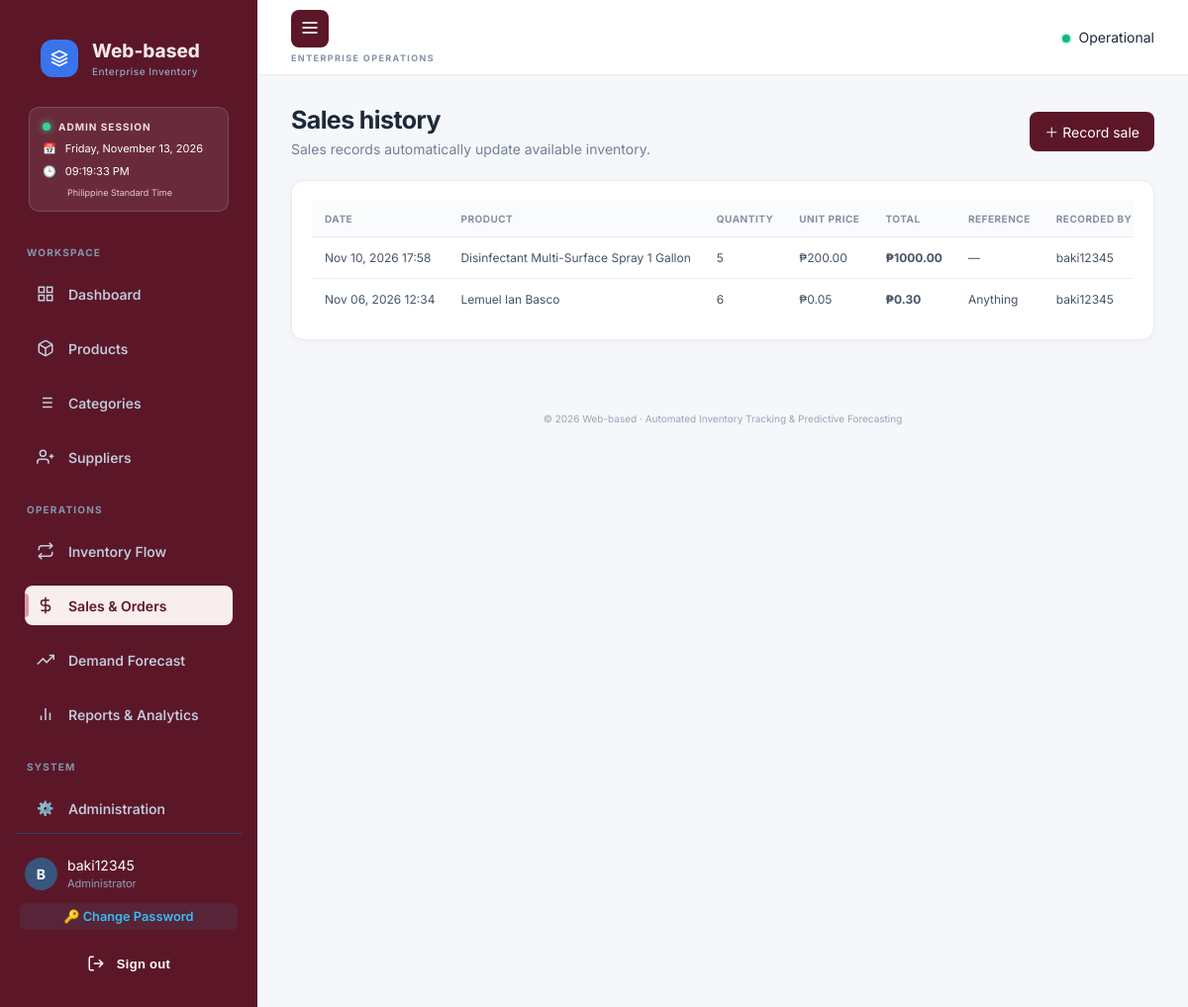
Screenshot of /inventory/sales/ (signed in) with the database file from the repository.
### inventory/models.py (models this page shows, shortened)
class Sale(models.Model):
    product = models.ForeignKey(Product, on_delete=models.PROTECT, related_name="sales")
    quantity = models.PositiveIntegerField()
    unit_price = models.DecimalField(max_digits=12, decimal_places=2)
    reference = models.CharField(max_length=100, blank=True)
    sold_at = models.DateTimeField(default=timezone.now)
    recorded_by = models.ForeignKey(settings.AUTH_USER_MODEL, on_delete=models.SET_NULL, null=True, blank=True)

class Product(models.Model):
    name = models.CharField(max_length=160)
    sku = models.CharField(max_length=60, unique=True)
    category = models.ForeignKey(Category, on_delete=models.PROTECT, related_name="products")
    supplier = models.ForeignKey(Supplier, on_delete=models.SET_NULL, null=True, blank=True, related_name="products")
    unit = models.CharField(max_length=40, default="piece")
    purchase_price = models.DecimalField(max_digits=12, decimal_places=2, default=0)
    selling_price = models.DecimalField(max_digits=12, decimal_places=2, default=0)
    quantity = models.PositiveIntegerField(default=0)
    reorder_level = models.PositiveIntegerField(default=5)
    description = models.TextField(blank=True)
    active = models.BooleanField(default=True)
    created_at = models.DateTimeField(auto_now_add=True)

### inventory/views.py (the view)
# urls.py: path("sales/", views.sale_list, name="sale_list"),
@login_required
def sale_list(request):
    sales = Sale.objects.select_related("product","recorded_by").order_by("-sold_at")
    return render(request, "inventory/sale_list.html", {"sales": sales[:200]})

### inventory/models.py (called while the page is built)
    @property
    def total(self): return self.quantity * self.unit_price

### templates/inventory/sale_list.html
{% extends "base.html" %}{% block page_heading %}{% endblock %}{% block content %}<div class="page-title"><div><h1>Sales history</h1><p class="muted">Sales records automatically update available inventory.</p></div><a class="btn primary" href="{% url 'sale_create' %}">＋ Record sale</a></div><div class="panel"><div class="table-wrap"><table><thead><tr><th>Date</th><th>Product</th><th>Quantity</th><th>Unit price</th><th>Total</th><th>Reference</th><th>Recorded by</th></tr></thead><tbody>{% for s in sales %}<tr><td>{{ s.sold_at|date:"M d, Y H:i" }}</td><td>{{ s.product.name }}</td><td>{{ s.quantity }}</td><td>₱{{ s.unit_price }}</td><td><b>₱{{ s.total|floatformat:2 }}</b></td><td>{{ s.reference|default:"—" }}</td><td>{{ s.recorded_by|default:"—" }}</td></tr>{% empty %}<tr><td colspan="7" class="empty">No sales recorded yet.</td></tr>{% endfor %}</tbody></table></div></div>{% endblock %}

### templates/base.html (shortened to what this page needs)
{% load static %}
<!DOCTYPE html>
<html lang="en">
<head>
  <link rel="stylesheet" href="{% static 'css/app.css' %}">
</head>
<body class="{% block body_class %}{% endblock %}">
  <div class="app-shell" id="appShell">
    <aside class="sidebar" id="sidebar">
      <div class="sidebar-header">
        <a class="brand" href="{% url 'dashboard' %}">
          <div class="brand-mark">
            <svg width="18" height="18" viewBox="0 0 24 24" fill="none" stroke="currentColor" stroke-width="2.2" stroke-linecap="round" stroke-linejoin="round">
              <polygon points="12 2 2 7 12 12 22 7 12 2"></polygon>
              <polyline points="2 17 12 22 22 17"></polyline>
              <polyline points="2 12 12 17 22 12"></polyline>
            </svg>
          </div>
          <div class="brand-text">
            <span class="brand-name">Web-based</span>
            <small class="brand-tagline">Enterprise Inventory</small>
          </div>
        </a>
      </div>
{% if user.is_staff and user.last_login %}
<div class="admin-login-card">
    <div class="login-card-heading">
        <span class="login-indicator"></span>
        ADMIN SESSION
    </div>
    <div class="login-detail">
        <span>📅</span>
        <span>{{ user.last_login|date:"l, F j, Y" }}</span>
    </div>
    <div class="login-detail">
        <span>🕒</span>
        <span>{{ user.last_login|date:"h:i:s A" }}</span>
    </div>
    <small class="login-timezone">
        Philippine Standard Time
    </small>
</div>
{% endif %}
      <nav class="sidebar-nav">
        {% with current_url=request.resolver_match.url_name %}
          <span class="nav-label">WORKSPACE</span>
          <a href="{% url 'dashboard' %}" class="nav-item {% if current_url == 'dashboard' %}active{% endif %}">
            <svg class="nav-icon" viewBox="0 0 24 24" fill="none" stroke="currentColor" stroke-width="2"><rect x="3" y="3" width="7" height="7"></rect><rect x="14" y="3" width="7" height="7"></rect><rect x="14" y="14" width="7" height="7"></rect><rect x="3" y="14" width="7" height="7"></rect></svg>
            <span>Dashboard</span>
          </a>
          <a href="{% url 'product_list' %}" class="nav-item {% if current_url == 'product_list' %}active{% endif %}">
            <span>Products</span>
          </a>
          <a href="{% url 'category_list' %}" class="nav-item {% if current_url == 'category_list' %}active{% endif %}">
            <span>Categories</span>
          </a>
          <a href="{% url 'supplier_list' %}" class="nav-item {% if current_url == 'supplier_list' %}active{% endif %}">
            <svg class="nav-icon" viewBox="0 0 24 24" fill="none" stroke="currentColor" stroke-width="2"><path d="M16 21v-2a4 4 0 0 0-4-4H5a4 4 0 0 0-4 4v2"></path><circle cx="8.5" cy="7" r="4"></circle><line x1="20" y1="8" x2="20" y2="14"></line><line x1="23" y1="11" x2="17" y2="11"></line></svg>
            <span>Suppliers</span>
          </a>
          <span class="nav-label">OPERATIONS</span>
          <a href="{% url 'transaction_list' %}" class="nav-item {% if current_url == 'transaction_list' %}active{% endif %}">
            <svg class="nav-icon" viewBox="0 0 24 24" fill="none" stroke="currentColor" stroke-width="2"><polyline points="17 1 21 5 17 9"></polyline><path d="M3 11V9a4 4 0 0 1 4-4h14"></path><polyline points="7 23 3 19 7 15"></polyline><path d="M21 13v2a4 4 0 0 1-4 4H3"></path></svg>
            <span>Inventory Flow</span>
          </a>
          <a href="{% url 'sale_list' %}" class="nav-item {% if current_url == 'sale_list' %}active{% endif %}">
            <svg class="nav-icon" viewBox="0 0 24 24" fill="none" stroke="currentColor" stroke-width="2"><line x1="12" y1="1" x2="12" y2="23"></line><path d="M17 5H9.5a3.5 3.5 0 0 0 0 7h5a3.5 3.5 0 0 1 0 7H6"></path></svg>
            <span>Sales & Orders</span>
          </a>
          <a href="{% url 'forecast' %}" class="nav-item {% if current_url == 'forecast' %}active{% endif %}">
            <svg class="nav-icon" viewBox="0 0 24 24" fill="none" stroke="currentColor" stroke-width="2"><polyline points="23 6 13.5 15.5 8.5 10.5 1 18"></polyline><polyline points="17 6 23 6 23 12"></polyline></svg>
            <span>Demand Forecast</span>
          </a>
          <a href="{% url 'reports' %}" class="nav-item {% if current_url == 'reports' %}active{% endif %}">
            <svg class="nav-icon" viewBox="0 0 24 24" fill="none" stroke="currentColor" stroke-width="2"><line x1="18" y1="20" x2="18" y2="10"></line><line x1="12" y1="20" x2="12" y2="4"></line><line x1="6" y1="20" x2="6" y2="14"></line></svg>
            <span>Reports & Analytics</span>
          </a>
          {% if user.is_staff %}
            <span class="nav-label">SYSTEM</span>
<a href="{% url 'custom_admin_portal' %}" class="nav-link {% if request.resolver_match.url_name == 'custom_admin_portal' %}active{% endif %}">
    <span class="nav-icon">⚙️</span>
    <span>Administration</span>
</a>
          {% endif %}
        {% endwith %}
      </nav>
      <div class="sidebar-bottom">
        <div class="user-chip">
          <div class="avatar" title="{{ user.get_full_name|default:user.username }}">
            {{ user.username|slice:":1"|upper }}
          </div>
          <div class="user-info">
            <span class="user-name">{{ user.get_full_name|default:user.username }}</span>
            <small class="user-role">{% if user.is_staff %}Administrator{% else %}Operator{% endif %}</small>
          </div>
        </div>
        <a href="/admin/password_change/" style="display: block; font-size: 0.8rem; color: #38bdf8; text-decoration: none; padding: 6px 10px; margin: 6px 0; border-radius: 6px; background: rgba(56, 189, 248, 0.08); text-align: center; font-weight: 600;">
        🔑 Change Password
      </a>
        <form method="post" action="{% url 'logout' %}">
          <button type="submit" class="btn-logout" title="Sign out">
            <svg width="16" height="16" viewBox="0 0 24 24" fill="none" stroke="currentColor" stroke-width="2"><path d="M9 21H5a2 2 0 0 1-2-2V5a2 2 0 0 1 2-2h4"></path><polyline points="16 17 21 12 16 7"></polyline><line x1="21" y1="12" x2="9" y2="12"></line></svg>
            <span>Sign out</span>
          </button>
        </form>
      </div>
    </aside>
    <main class="main">
      <header class="topbar">
        <div class="topbar-left">
          <button type="button" class="sidebar-toggle" onclick="toggleSidebar()" aria-label="Toggle Navigation">
            <svg width="20" height="20" viewBox="0 0 24 24" fill="none" stroke="currentColor" stroke-width="2"><line x1="3" y1="12" x2="21" y2="12"></line><line x1="3" y1="6" x2="21" y2="6"></line><line x1="3" y1="18" x2="21" y2="18"></line></svg>
          </button>
          <div>
            <span class="eyebrow">{% block eyebrow %}ENTERPRISE OPERATIONS{% endblock %}</span>
          </div>
        </div>
        <div class="topbar-right">
          <div class="system-status">
            <span class="status-dot"></span>
            <span class="status-label">Operational</span>
          </div>
        </div>
      </header>
      <section class="content">
        {% block content %}{% endblock %}
      </section>
      <footer class="app-footer">
        <p>© {% now "Y" %} Web-based · Automated Inventory Tracking & Predictive Forecasting</p>
      </footer>
    </main>
  </div>
</body>
</html>

### rows the page displays
Sale: sold_at "Nov 10, 2026 17:58", product.name "Disinfectant Multi-Surface Spray 1 Gallon", quantity "5", unit_price "200.00", total "1000.00", reference "—", recorded_by "baki12345"
Sale: sold_at "Nov 06, 2026 12:34", product.name "Lemuel Ian Basco", quantity "6", unit_price "0.05", total "0.30", reference "Anything", recorded_by "baki12345"

### other values shown
{{ user.last_login|date:"l, F j, Y" }} "Friday, November 13, 2026"
{{ user.last_login|date:"h:i:s A" }} "09:19:33 PM"
{{ user.username|slice:":1"|upper }} "B"
{{ user.get_full_name|default:user.username }} "baki12345"
